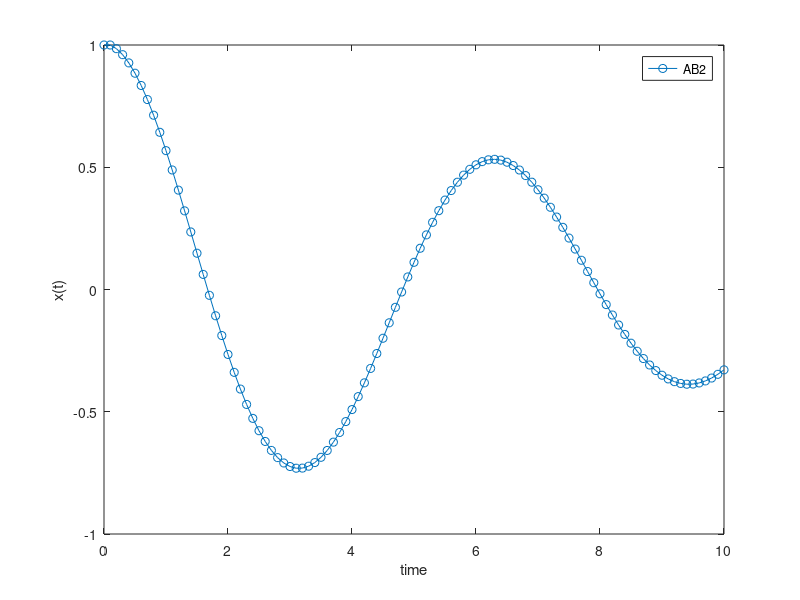

Source code (MATLAB):
%% Linear Multi-step methods
% 3-Apr: Adams-Bashforth 2
%


%%
clear all
close all
clc

%% Define sample problem

wn = 1;
zeta = 0.1;
f = @(z) [z(2); -wn^2*z(1)-2*zeta*wn*z(2)];

z0 = [1;0];

%%
h = 0.1;
tf = 10;
time = 0:h:tf;
nstep = length(time);

Z = zeros( 2, nstep);

%% Euler
Z(:,1) = z0;
Z(:,2) = Z(:,1) + h*f(z0);


%% Integrate AB2
fm1 = f(Z(:,1));
for i = 2:nstep-1
    
    fi = f(Z(:,i));
    Z(:,i+1) = Z(:,i) + h*( 3/2*fi - 1/2*fm1 );
    
    fm1 = fi;
end

plot(time, Z(1,:), 'o-', 'DisplayName', 'AB2')
xlabel('time')
ylabel('x(t)')
legend('show')


